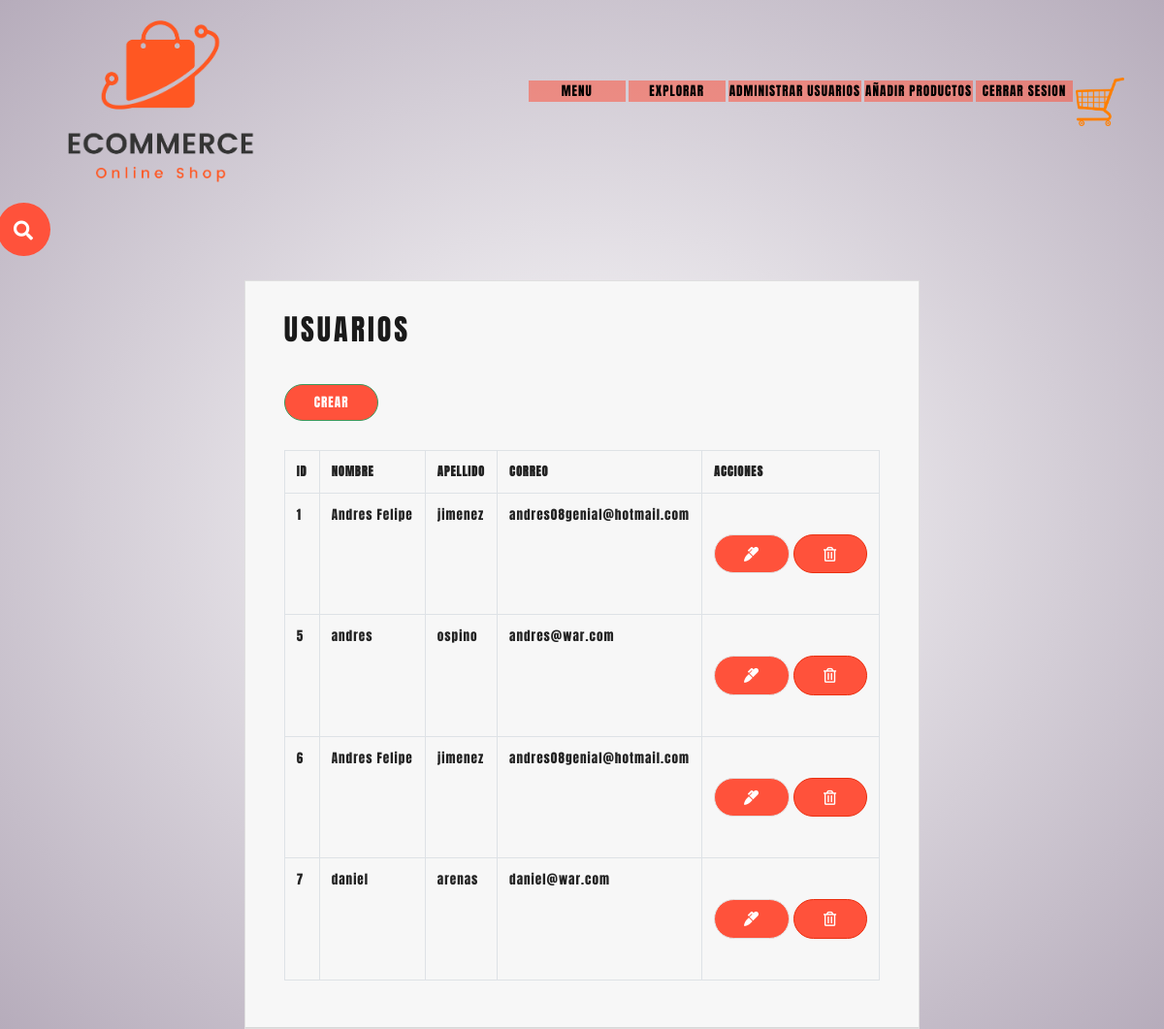
The page /lista_personas_admin (signed in) on the database its author committed.
### app.py (models this page shows, shortened)
class Usuario(db.Model, UserMixin):
    id = db.Column(db.Integer, primary_key=True)
    nombre = db.Column(db.String(200))
    apellido = db.Column(db.String(200))
    correo = db.Column(db.String(200))
    contrasena = db.Column(db.String(200))

### app.py (the view)
@app.route('/lista_personas_admin',methods=['GET'])
@login_required
def lista_personas_admin():
    usuarios = Usuario.query.all()
    return render_template('gestor_Personas/listar_Persona_admin.html', usuarios=usuarios)

### app.py (called while the page is built)
@login_manager.user_loader
def get(id):
    return Usuario.query.get(id) or Super.query.get(id) or Admin.query.get(id)

### templates/gestor_Personas/listar_Persona_admin.html (shortened to what this page needs)
<!DOCTYPE html>
<html lang="en">
<head>
    <link rel="stylesheet" href="https://stackpath.bootstrapcdn.com/bootswatch/4.3.1/lux/bootstrap.min.css">
    <link rel="stylesheet" href="https://bootswatch.com/4/yeti/bootstrap.min.css">
    <link rel="stylesheet" href="../../static/styles/style_index.css">
    <link rel="stylesheet" href="https://use.fontawesome.com/releases/v5.6.3/css/all.css">
</head>
<body>
    <div class="header">
        <div class="container">
            <div class="navbar">
                <div class="logo">
                    <img src="../../static/docs/logo.png" width="250px">
                </div id="desplegable">
                <nav>
                    <ul>
                        <ul id="menu">
                            <li><a href="/menuadmin">Menu</a></li>
                            <li><a href="/productsadmin">Explorar</a>
                                <li><a href="/lista_personas_admin">Administrar Usuarios</a></li>
                                <li><a href="/lista_productos_admin">Añadir Productos</a></li>
                                <li><a href="/logout">Cerrar Sesion</a></li>
                        </ul>
                    </ul>
                </nav>
                <a href="https://mail.google.com/mail/u/0/"><img src="../../static/docs/cart.png" width="50px" height="50px"></a>
            </div>
        </div>
        <div class="buscar">
            <div class="boton">
                <i class="fas fa-search"></i>
            </div>
        </div>
        <div class="small-container  single-product">
            <div class="row">
                <div class="col-xs-4 offset-xs-4 my-auto">
                    <div class="card">
                        <div class="card-header">
                            <div class="card-body ">
                                <h2>Usuarios</h2>
                                <a href="{{url_for('agregar_persona_admin')}}" class="btn btn-success btn-sm">Crear</a>
                                <ul class="list-group ">
                                    <table class="table table-bordered">
                                        <tr>
                                            <th>ID</th>
                                            <th>Nombre</th>
                                            <th>Apellido</th>
                                            <th>Correo</th>
                                            <th>Acciones</th>
                                        </tr>
                                        {% for usuario in usuarios %}
                                        <tr>
                                            <td>{{usuario.id}}</td>
                                            <td>{{usuario.nombre}}</td>
                                            <td>{{usuario.apellido}}</td>
                                            <td>{{usuario.correo}}</td>
                                            <td>
                                                <a href="{{url_for('editar_persona_admin', id=usuario.id)}}" class="btn btn-secondary">
                                                    <i class="fas fa-marker"></i>
                                                </a>
                                                <a href="{{url_for('delete_usuario_admin', id=usuario.id)}}" class="btn btn-danger">
                                                    <i class="far fa-trash-alt"></i>
                                                </a>
                                            </td>
                                        </tr>
                                        {% endfor %}
                                    </table>
                                </ul>
                            </div>
                        </div>
                    </div>
                </div>
            </div>
        </div>
    </div>
</body>
</html>

### static/styles/style_index.css (style rules this page uses)
* { margin: 0; padding: 0; box-sizing: border-box; }
.navbar { display: flex; }
body { font-family: 'Anton', sans-serif; }
nav { flex: 1; text-align: right; }
nav ul { display: inline-block; list-style-type: none; }
nav ul li { display: inline-block; margin-right: 3px; }
a { text-decoration: none; color: #555; }
.container { max-width: 1300px; margin: auto; padding-left: 25px; padding-right: 25px; }
.row { display: flex; align-items: center; flex-wrap: wrap; justify-content: space-around; }
.btn { display: inline-block; background: #ff523b; color: #fff; padding: 8px 30px; margin: 30px 0; border-radius: 30px; transition: background 0.8s; }
.header { background: radial-gradient(#fff, #b6acbb); }
.header .row { margin-top: 70px; }
#menu li>a { background-color: #ff523b8a; color: #000; padding: 1px; display: block; text-decoration: none; min-width: 100px; }
#menu>li { float: left; text-align: center }
.small-container { max-width: 1080px; margin: auto; padding-left: 25px; padding-right: 25px; }
.single-product { margin-top: 80px; }
.buscar { position: absolute; padding: 5px; }
.boton { position: absolute; top: 0; right: 0; background: #ff523b; width: 55px; height: 55px; line-height: 55px; text-align: center; color: white; font-size: 20px; border-radius: 50%; cursor: pointer; }

### rows shown on the page
Usuario: id "1", nombre "Andres Felipe", apellido "jimenez", correo "andres08genial@hotmail.com"
Usuario: id "5", nombre "andres", apellido "ospino", correo "andres@war.com"
Usuario: id "6", nombre "Andres Felipe", apellido "jimenez", correo "andres08genial@hotmail.com"
Usuario: id "7", nombre "daniel", apellido "arenas", correo "daniel@war.com"
